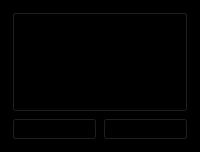
        <widget class="QFrame" name="frame_5">
         <property name="minimumSize">
          <size>
           <width>0</width>
           <height>100</height>
          </size>
         </property>
         <property name="maximumSize">
          <size>
           <width>210</width>
           <height>180</height>
          </size>
         </property>
         <property name="styleSheet">
          <string notr="true">background:black;</string>
         </property>
         <property name="frameShape">
          <enum>QFrame::StyledPanel</enum>
         </property>
         <property name="frameShadow">
          <enum>QFrame::Sunken</enum>
         </property>
         <property name="lineWidth">
          <number>3</number>
         </property>
         <layout class="QGridLayout" name="gridLayout">
          <item row="0" column="0" colspan="2">
           <widget class="QPushButton" name="pushButton_14">
            <property name="minimumSize">
             <size>
              <width>0</width>
              <height>100</height>
             </size>
            </property>
            <property name="maximumSize">
             <size>
              <width>200</width>
              <height>100</height>
             </size>
            </property>
            <property name="palette">
             <palette>
              <active>
               <colorrole role="Button">
                <brush brushstyle="SolidPattern">
                 <color alpha="255">
                  <red>0</red>
                  <green>0</green>
                  <blue>0</blue>
                 </color>
                </brush>
               </colorrole>
               <colorrole role="Base">
                <brush brushstyle="SolidPattern">
                 <color alpha="255">
                  <red>0</red>
                  <green>0</green>
                  <blue>0</blue>
                 </color>
                </brush>
               </colorrole>
               <colorrole role="Window">
                <brush brushstyle="SolidPattern">
                 <color alpha="255">
                  <red>0</red>
                  <green>0</green>
                  <blue>0</blue>
                 </color>
                </brush>
               </colorrole>
               <colorrole role="LinkVisited">
                <brush brushstyle="SolidPattern">
                 <color alpha="0">
                  <red>0</red>
                  <green>0</green>
                  <blue>0</blue>
                 </color>
                </brush>
               </colorrole>
              </active>
              <inactive>
               <colorrole role="Button">
                <brush brushstyle="SolidPattern">
                 <color alpha="255">
                  <red>0</red>
                  <green>0</green>
                  <blue>0</blue>
                 </color>
                </brush>
               </colorrole>
               <colorrole role="Base">
                <brush brushstyle="SolidPattern">
                 <color alpha="255">
                  <red>0</red>
                  <green>0</green>
                  <blue>0</blue>
                 </color>
                </brush>
               </colorrole>
               <colorrole role="Window">
                <brush brushstyle="SolidPattern">
                 <color alpha="255">
                  <red>0</red>
                  <green>0</green>
                  <blue>0</blue>
                 </color>
                </brush>
               </colorrole>
               <colorrole role="LinkVisited">
                <brush brushstyle="SolidPattern">
                 <color alpha="0">
                  <red>0</red>
                  <green>0</green>
                  <blue>0</blue>
                 </color>
                </brush>
               </colorrole>
              </inactive>
              <disabled>
               <colorrole role="Button">
                <brush brushstyle="SolidPattern">
                 <color alpha="255">
                  <red>0</red>
                  <green>0</green>
                  <blue>0</blue>
                 </color>
                </brush>
               </colorrole>
               <colorrole role="Base">
                <brush brushstyle="SolidPattern">
                 <color alpha="255">
                  <red>0</red>
                  <green>0</green>
                  <blue>0</blue>
                 </color>
                </brush>
               </colorrole>
               <colorrole role="Window">
                <brush brushstyle="SolidPattern">
                 <color alpha="255">
                  <red>0</red>
                  <green>0</green>
                  <blue>0</blue>
                 </color>
                </brush>
               </colorrole>
               <colorrole role="LinkVisited">
                <brush brushstyle="SolidPattern">
                 <color alpha="0">
                  <red>0</red>
                  <green>0</green>
                  <blue>0</blue>
                 </color>
                </brush>
               </colorrole>
              </disabled>
             </palette>
            </property>
            <property name="toolTip">
             <string>&lt;html&gt;&lt;head/&gt;&lt;body&gt;&lt;p&gt;&lt;img src=&quot;:/toolTip/res/tooltips/CoinserverTooltip.png&quot;/&gt;&lt;/p&gt;&lt;/body&gt;&lt;/html&gt;</string>
            </property>
            <property name="styleSheet">
             <string notr="true">background:black;</string>
            </property>
            <property name="text">
             <string/>
            </property>
            <property name="icon">
             <iconset resource="../bitcoin.qrc">
              <normaloff>:/images/res/images/FlapXcoin/Community/WW.png</normaloff>:/images/res/images/FlapXcoin/Community/WW.png</iconset>
            </property>
            <property name="iconSize">
             <size>
              <width>600</width>
              <height>98</height>
             </size>
            </property>
           </widget>
          </item>
          <item row="1" column="0">
           <widget class="QPushButton" name="pushButton_15">
            <property name="maximumSize">
             <size>
              <width>160</width>
              <height>65</height>
             </size>
            </property>
            <property name="palette">
             <palette>
              <active>
               <colorrole role="Button">
                <brush brushstyle="SolidPattern">
                 <color alpha="0">
                  <red>0</red>
                  <green>0</green>
                  <blue>0</blue>
                 </color>
                </brush>
               </colorrole>
               <colorrole role="Base">
                <brush brushstyle="SolidPattern">
                 <color alpha="0">
                  <red>0</red>
                  <green>0</green>
                  <blue>0</blue>
                 </color>
                </brush>
               </colorrole>
               <colorrole role="Window">
                <brush brushstyle="SolidPattern">
                 <color alpha="0">
                  <red>0</red>
                  <green>0</green>
                  <blue>0</blue>
                 </color>
                </brush>
               </colorrole>
               <colorrole role="LinkVisited">
                <brush brushstyle="SolidPattern">
                 <color alpha="0">
                  <red>0</red>
                  <green>0</green>
                  <blue>0</blue>
                 </color>
                </brush>
               </colorrole>
              </active>
              <inactive>
               <colorrole role="Button">
                <brush brushstyle="SolidPattern">
                 <color alpha="0">
                  <red>0</red>
                  <green>0</green>
                  <blue>0</blue>
                 </color>
                </brush>
               </colorrole>
               <colorrole role="Base">
                <brush brushstyle="SolidPattern">
                 <color alpha="0">
                  <red>0</red>
                  <green>0</green>
                  <blue>0</blue>
                 </color>
                </brush>
               </colorrole>
               <colorrole role="Window">
                <brush brushstyle="SolidPattern">
                 <color alpha="0">
                  <red>0</red>
                  <green>0</green>
                  <blue>0</blue>
                 </color>
                </brush>
               </colorrole>
               <colorrole role="LinkVisited">
                <brush brushstyle="SolidPattern">
                 <color alpha="0">
                  <red>0</red>
                  <green>0</green>
                  <blue>0</blue>
                 </color>
                </brush>
               </colorrole>
              </inactive>
              <disabled>
               <colorrole role="Button">
                <brush brushstyle="SolidPattern">
                 <color alpha="0">
                  <red>0</red>
                  <green>0</green>
                  <blue>0</blue>
                 </color>
                </brush>
               </colorrole>
               <colorrole role="Base">
                <brush brushstyle="SolidPattern">
                 <color alpha="0">
                  <red>0</red>
                  <green>0</green>
                  <blue>0</blue>
                 </color>
                </brush>
               </colorrole>
               <colorrole role="Window">
                <brush brushstyle="SolidPattern">
                 <color alpha="0">
                  <red>0</red>
                  <green>0</green>
                  <blue>0</blue>
                 </color>
                </brush>
               </colorrole>
               <colorrole role="LinkVisited">
                <brush brushstyle="SolidPattern">
                 <color alpha="0">
                  <red>0</red>
                  <green>0</green>
                  <blue>0</blue>
                 </color>
                </brush>
               </colorrole>
              </disabled>
             </palette>
            </property>
            <property name="toolTip">
             <string>&lt;html&gt;&lt;head/&gt;&lt;body&gt;&lt;p&gt;&lt;img src=&quot;:/toolTip/res/tooltips/CoinserverTooltip.png&quot;/&gt;&lt;/p&gt;&lt;/body&gt;&lt;/html&gt;</string>
            </property>
            <property name="styleSheet">
             <string notr="true">background:transparent;</string>
            </property>
            <property name="text">
             <string/>
            </property>
            <property name="icon">
             <iconset resource="../bitcoin.qrc">
              <normaloff>:/images/res/images/FlapXcoin/Social/Discord.png</normaloff>:/images/res/images/FlapXcoin/Social/Discord.png</iconset>
            </property>
            <property name="iconSize">
             <size>
              <width>100</width>
              <height>30</height>
             </size>
            </property>
           </widget>
          </item>
          <item row="1" column="1">
           <widget class="QPushButton" name="pushButton_31">
            <property name="maximumSize">
             <size>
              <width>160</width>
              <height>65</height>
             </size>
            </property>
            <property name="palette">
             <palette>
              <active>
               <colorrole role="Button">
                <brush brushstyle="SolidPattern">
                 <color alpha="255">
                  <red>0</red>
                  <green>0</green>
                  <blue>0</blue>
                 </color>
                </brush>
               </colorrole>
               <colorrole role="Base">
                <brush brushstyle="SolidPattern">
                 <color alpha="255">
                  <red>0</red>
                  <green>0</green>
                  <blue>0</blue>
                 </color>
                </brush>
               </colorrole>
               <colorrole role="Window">
                <brush brushstyle="SolidPattern">
                 <color alpha="255">
                  <red>0</red>
                  <green>0</green>
                  <blue>0</blue>
                 </color>
                </brush>
               </colorrole>
              </active>
              <inactive>
               <colorrole role="Button">
                <brush brushstyle="SolidPattern">
                 <color alpha="255">
                  <red>0</red>
                  <green>0</green>
                  <blue>0</blue>
                 </color>
                </brush>
               </colorrole>
               <colorrole role="Base">
                <brush brushstyle="SolidPattern">
                 <color alpha="255">
                  <red>0</red>
                  <green>0</green>
                  <blue>0</blue>
                 </color>
                </brush>
               </colorrole>
               <colorrole role="Window">
                <brush brushstyle="SolidPattern">
                 <color alpha="255">
                  <red>0</red>
                  <green>0</green>
                  <blue>0</blue>
                 </color>
                </brush>
               </colorrole>
              </inactive>
              <disabled>
               <colorrole role="Button">
                <brush brushstyle="SolidPattern">
                 <color alpha="255">
                  <red>0</red>
                  <green>0</green>
                  <blue>0</blue>
                 </color>
                </brush>
               </colorrole>
               <colorrole role="Base">
                <brush brushstyle="SolidPattern">
                 <color alpha="255">
                  <red>0</red>
                  <green>0</green>
                  <blue>0</blue>
                 </color>
                </brush>
               </colorrole>
               <colorrole role="Window">
                <brush brushstyle="SolidPattern">
                 <color alpha="255">
                  <red>0</red>
                  <green>0</green>
                  <blue>0</blue>
                 </color>
                </brush>
               </colorrole>
              </disabled>
             </palette>
            </property>
            <property name="toolTip">
             <string>&lt;html&gt;&lt;head/&gt;&lt;body&gt;&lt;p&gt;&lt;img src=&quot;:/toolTip/res/tooltips/CoinserverTooltip.png&quot;/&gt;&lt;/p&gt;&lt;/body&gt;&lt;/html&gt;</string>
            </property>
            <property name="styleSheet">
             <string notr="true">background:black;</string>
            </property>
            <property name="text">
             <string/>
            </property>
            <property name="icon">
             <iconset resource="../bitcoin.qrc">
              <normaloff>:/images/res/images/FlapXcoin/Social/Cc.png</normaloff>:/images/res/images/FlapXcoin/Social/Cc.png</iconset>
            </property>
            <property name="iconSize">
             <size>
              <width>90</width>
              <height>30</height>
             </size>
            </property>
           </widget>
          </item>
         </layout>
        </widget>
